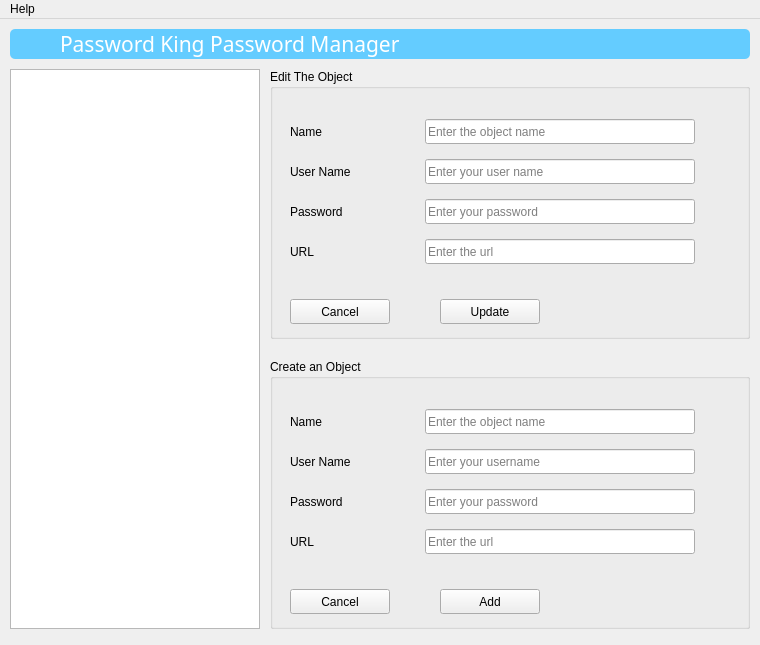
<?xml version="1.0" encoding="UTF-8"?>
<ui version="4.0">
 <class>MainWindow</class>
 <widget class="QMainWindow" name="MainWindow">
  <property name="geometry">
   <rect>
    <x>0</x>
    <y>0</y>
    <width>760</width>
    <height>645</height>
   </rect>
  </property>
  <property name="windowTitle">
   <string>Password King Manager</string>
  </property>
  <property name="styleSheet">
   <string notr="true">#centralwidget {
    }</string>
  </property>
  <widget class="QWidget" name="central_widget">
   <widget class="QLabel" name="header_1_label">
    <property name="geometry">
     <rect>
      <x>10</x>
      <y>10</y>
      <width>740</width>
      <height>30</height>
     </rect>
    </property>
    <property name="font">
     <font>
      <family>Manjari</family>
      <pointsize>16</pointsize>
      <weight>50</weight>
      <italic>false</italic>
      <bold>false</bold>
      <underline>false</underline>
      <strikeout>false</strikeout>
      <stylestrategy>PreferDefault</stylestrategy>
      <kerning>true</kerning>
     </font>
    </property>
    <property name="styleSheet">
     <string notr="true">#header_1_label {
    background: #64ccff;
    padding-left: 50px;
	border-radius: 5px;
	color: white;
 }</string>
    </property>
    <property name="text">
     <string>Password King Password Manager</string>
    </property>
    <property name="alignment">
     <set>Qt::AlignBottom|Qt::AlignLeading|Qt::AlignLeft</set>
    </property>
    <property name="indent">
     <number>0</number>
    </property>
   </widget>
   <widget class="QListView" name="list_of_passwords_list_view">
    <property name="geometry">
     <rect>
      <x>10</x>
      <y>50</y>
      <width>250</width>
      <height>560</height>
     </rect>
    </property>
   </widget>
   <widget class="QGroupBox" name="cao_group_box">
    <property name="geometry">
     <rect>
      <x>270</x>
      <y>340</y>
      <width>480</width>
      <height>270</height>
     </rect>
    </property>
    <property name="title">
     <string>Create an Object</string>
    </property>
    <widget class="QPushButton" name="cao_cancel_button">
     <property name="geometry">
      <rect>
       <x>20</x>
       <y>230</y>
       <width>100</width>
       <height>25</height>
      </rect>
     </property>
     <property name="text">
      <string>Cancel</string>
     </property>
    </widget>
    <widget class="QLineEdit" name="cao_password_line_edit">
     <property name="geometry">
      <rect>
       <x>155</x>
       <y>130</y>
       <width>270</width>
       <height>25</height>
      </rect>
     </property>
     <property name="maxLength">
      <number>100</number>
     </property>
     <property name="placeholderText">
      <string>Enter your password</string>
     </property>
    </widget>
    <widget class="QPushButton" name="cao_add_button">
     <property name="geometry">
      <rect>
       <x>170</x>
       <y>230</y>
       <width>100</width>
       <height>25</height>
      </rect>
     </property>
     <property name="text">
      <string>Add</string>
     </property>
    </widget>
    <widget class="QLabel" name="cao_object_name_label">
     <property name="geometry">
      <rect>
       <x>20</x>
       <y>50</y>
       <width>100</width>
       <height>25</height>
      </rect>
     </property>
     <property name="text">
      <string>Name</string>
     </property>
    </widget>
    <widget class="QLineEdit" name="cao_object_name_line_edit">
     <property name="geometry">
      <rect>
       <x>155</x>
       <y>50</y>
       <width>270</width>
       <height>25</height>
      </rect>
     </property>
     <property name="maxLength">
      <number>100</number>
     </property>
     <property name="placeholderText">
      <string>Enter the object name</string>
     </property>
    </widget>
    <widget class="QLabel" name="cao_username_label">
     <property name="geometry">
      <rect>
       <x>20</x>
       <y>90</y>
       <width>100</width>
       <height>25</height>
      </rect>
     </property>
     <property name="text">
      <string>User Name</string>
     </property>
    </widget>
    <widget class="QLabel" name="cao_url_label">
     <property name="geometry">
      <rect>
       <x>20</x>
       <y>170</y>
       <width>100</width>
       <height>25</height>
      </rect>
     </property>
     <property name="text">
      <string>URL</string>
     </property>
    </widget>
    <widget class="QLineEdit" name="cao_username_line_edit">
     <property name="geometry">
      <rect>
       <x>155</x>
       <y>90</y>
       <width>270</width>
       <height>25</height>
      </rect>
     </property>
     <property name="maxLength">
      <number>100</number>
     </property>
     <property name="placeholderText">
      <string>Enter your username</string>
     </property>
    </widget>
    <widget class="QLabel" name="cao_password_label">
     <property name="geometry">
      <rect>
       <x>20</x>
       <y>130</y>
       <width>100</width>
       <height>25</height>
      </rect>
     </property>
     <property name="text">
      <string>Password</string>
     </property>
    </widget>
    <widget class="QLineEdit" name="cao_url_line_edit">
     <property name="geometry">
      <rect>
       <x>155</x>
       <y>170</y>
       <width>270</width>
       <height>25</height>
      </rect>
     </property>
     <property name="maxLength">
      <number>1500</number>
     </property>
     <property name="placeholderText">
      <string>Enter the url</string>
     </property>
    </widget>
    <widget class="QPushButton" name="cao_generate_password_button">
     <property name="geometry">
      <rect>
       <x>435</x>
       <y>130</y>
       <width>25</width>
       <height>25</height>
      </rect>
     </property>
     <property name="styleSheet">
      <string notr="true">#cao_generate_password_button {
	border: none;
}</string>
     </property>
     <property name="text">
      <string/>
     </property>
     <property name="icon">
      <iconset resource="../resources.qrc">
       <normaloff>:/icons/generator_img.png</normaloff>:/icons/generator_img.png</iconset>
     </property>
    </widget>
    <widget class="QPushButton" name="cao_generate_username_button">
     <property name="geometry">
      <rect>
       <x>435</x>
       <y>90</y>
       <width>25</width>
       <height>25</height>
      </rect>
     </property>
     <property name="layoutDirection">
      <enum>Qt::LeftToRight</enum>
     </property>
     <property name="styleSheet">
      <string notr="true">#cao_generate_username_button {
	border: none;
}</string>
     </property>
     <property name="locale">
      <locale language="English" country="Canada"/>
     </property>
     <property name="text">
      <string/>
     </property>
     <property name="icon">
      <iconset resource="../resources.qrc">
       <normaloff>:/icons/generator_img.png</normaloff>:/icons/generator_img.png</iconset>
     </property>
    </widget>
    <widget class="QLabel" name="cao_info_label">
     <property name="geometry">
      <rect>
       <x>280</x>
       <y>200</y>
       <width>191</width>
       <height>61</height>
      </rect>
     </property>
     <property name="text">
      <string/>
     </property>
     <property name="alignment">
      <set>Qt::AlignCenter</set>
     </property>
     <property name="wordWrap">
      <bool>true</bool>
     </property>
    </widget>
   </widget>
   <widget class="QGroupBox" name="eto_group_box">
    <property name="geometry">
     <rect>
      <x>270</x>
      <y>50</y>
      <width>480</width>
      <height>270</height>
     </rect>
    </property>
    <property name="title">
     <string>Edit The Object</string>
    </property>
    <widget class="QPushButton" name="eto_cancel_button">
     <property name="geometry">
      <rect>
       <x>20</x>
       <y>230</y>
       <width>100</width>
       <height>25</height>
      </rect>
     </property>
     <property name="text">
      <string>Cancel</string>
     </property>
    </widget>
    <widget class="QLineEdit" name="eto_password_line_edit">
     <property name="geometry">
      <rect>
       <x>155</x>
       <y>130</y>
       <width>270</width>
       <height>25</height>
      </rect>
     </property>
     <property name="placeholderText">
      <string>Enter your password</string>
     </property>
    </widget>
    <widget class="QPushButton" name="eto_update_button">
     <property name="geometry">
      <rect>
       <x>170</x>
       <y>230</y>
       <width>100</width>
       <height>25</height>
      </rect>
     </property>
     <property name="text">
      <string>Update</string>
     </property>
    </widget>
    <widget class="QLabel" name="eto_object_name_label">
     <property name="geometry">
      <rect>
       <x>20</x>
       <y>50</y>
       <width>100</width>
       <height>25</height>
      </rect>
     </property>
     <property name="text">
      <string>Name</string>
     </property>
    </widget>
    <widget class="QLineEdit" name="eto_object_name_line_edit">
     <property name="geometry">
      <rect>
       <x>155</x>
       <y>50</y>
       <width>270</width>
       <height>25</height>
      </rect>
     </property>
     <property name="placeholderText">
      <string>Enter the object name</string>
     </property>
    </widget>
    <widget class="QLabel" name="eto_username_label">
     <property name="geometry">
      <rect>
       <x>20</x>
       <y>90</y>
       <width>100</width>
       <height>25</height>
      </rect>
     </property>
     <property name="text">
      <string>User Name</string>
     </property>
    </widget>
    <widget class="QLabel" name="eto_url_label">
     <property name="geometry">
      <rect>
       <x>20</x>
       <y>170</y>
       <width>100</width>
       <height>25</height>
      </rect>
     </property>
     <property name="text">
      <string>URL</string>
     </property>
    </widget>
    <widget class="QLineEdit" name="eto_username_line_edit">
     <property name="geometry">
      <rect>
       <x>155</x>
       <y>90</y>
       <width>270</width>
       <height>25</height>
      </rect>
     </property>
     <property name="placeholderText">
      <string>Enter your user name</string>
     </property>
    </widget>
    <widget class="QLabel" name="eto_password_label">
     <property name="geometry">
      <rect>
       <x>20</x>
       <y>130</y>
       <width>100</width>
       <height>25</height>
      </rect>
     </property>
     <property name="text">
      <string>Password</string>
     </property>
    </widget>
    <widget class="QLineEdit" name="eto_url_line_edit">
     <property name="geometry">
      <rect>
       <x>155</x>
       <y>170</y>
       <width>270</width>
       <height>25</height>
      </rect>
     </property>
     <property name="placeholderText">
      <string>Enter the url</string>
     </property>
    </widget>
    <widget class="QPushButton" name="eto_generate_password_button">
     <property name="geometry">
      <rect>
       <x>435</x>
       <y>130</y>
       <width>25</width>
       <height>25</height>
      </rect>
     </property>
     <property name="styleSheet">
      <string notr="true">#eto_generate_password_button {
	border: none;
}</string>
     </property>
     <property name="text">
      <string/>
     </property>
     <property name="icon">
      <iconset resource="../resources.qrc">
       <normaloff>:/icons/generator_img.png</normaloff>:/icons/generator_img.png</iconset>
     </property>
    </widget>
    <widget class="QPushButton" name="eto_generate_username_button">
     <property name="enabled">
      <bool>true</bool>
     </property>
     <property name="geometry">
      <rect>
       <x>435</x>
       <y>90</y>
       <width>25</width>
       <height>25</height>
      </rect>
     </property>
     <property name="autoFillBackground">
      <bool>false</bool>
     </property>
     <property name="styleSheet">
      <string notr="true">#eto_generate_username_button {
	border: none;
}</string>
     </property>
     <property name="text">
      <string/>
     </property>
     <property name="icon">
      <iconset resource="../resources.qrc">
       <normaloff>:/icons/generator_img.png</normaloff>:/icons/generator_img.png</iconset>
     </property>
     <property name="checkable">
      <bool>false</bool>
     </property>
    </widget>
    <widget class="QLabel" name="eto_info_label">
     <property name="geometry">
      <rect>
       <x>280</x>
       <y>200</y>
       <width>191</width>
       <height>61</height>
      </rect>
     </property>
     <property name="text">
      <string/>
     </property>
     <property name="alignment">
      <set>Qt::AlignCenter</set>
     </property>
     <property name="wordWrap">
      <bool>true</bool>
     </property>
    </widget>
   </widget>
   <widget class="QLabel" name="logo_label">
    <property name="geometry">
     <rect>
      <x>15</x>
      <y>10</y>
      <width>30</width>
      <height>30</height>
     </rect>
    </property>
    <property name="text">
     <string/>
    </property>
    <property name="pixmap">
     <pixmap resource="../resources.qrc">:/logos/password_king_logo.png</pixmap>
    </property>
    <property name="scaledContents">
     <bool>true</bool>
    </property>
   </widget>
  </widget>
  <widget class="QMenuBar" name="menu_bar">
   <property name="geometry">
    <rect>
     <x>0</x>
     <y>0</y>
     <width>760</width>
     <height>22</height>
    </rect>
   </property>
   <widget class="QMenu" name="help_menu">
    <property name="title">
     <string>Help</string>
    </property>
    <addaction name="help_page_action"/>
    <addaction name="credits_action"/>
   </widget>
   <addaction name="help_menu"/>
  </widget>
  <action name="actionPassword_Manager">
   <property name="text">
    <string>Password Manager</string>
   </property>
  </action>
  <action name="actionPassword_Generator">
   <property name="text">
    <string>Password Generator</string>
   </property>
  </action>
  <action name="actionUser_Name_Generator">
   <property name="text">
    <string>User Name Generator</string>
   </property>
  </action>
  <action name="import_action">
   <property name="text">
    <string>Import Passwords</string>
   </property>
  </action>
  <action name="export_action">
   <property name="text">
    <string>Export Passwords</string>
   </property>
  </action>
  <action name="credits_action">
   <property name="text">
    <string>Credits</string>
   </property>
  </action>
  <action name="help_page_action">
   <property name="text">
    <string>Help page</string>
   </property>
  </action>
 </widget>
 <resources>
  <include location="../resources.qrc"/>
 </resources>
 <connections/>
</ui>
